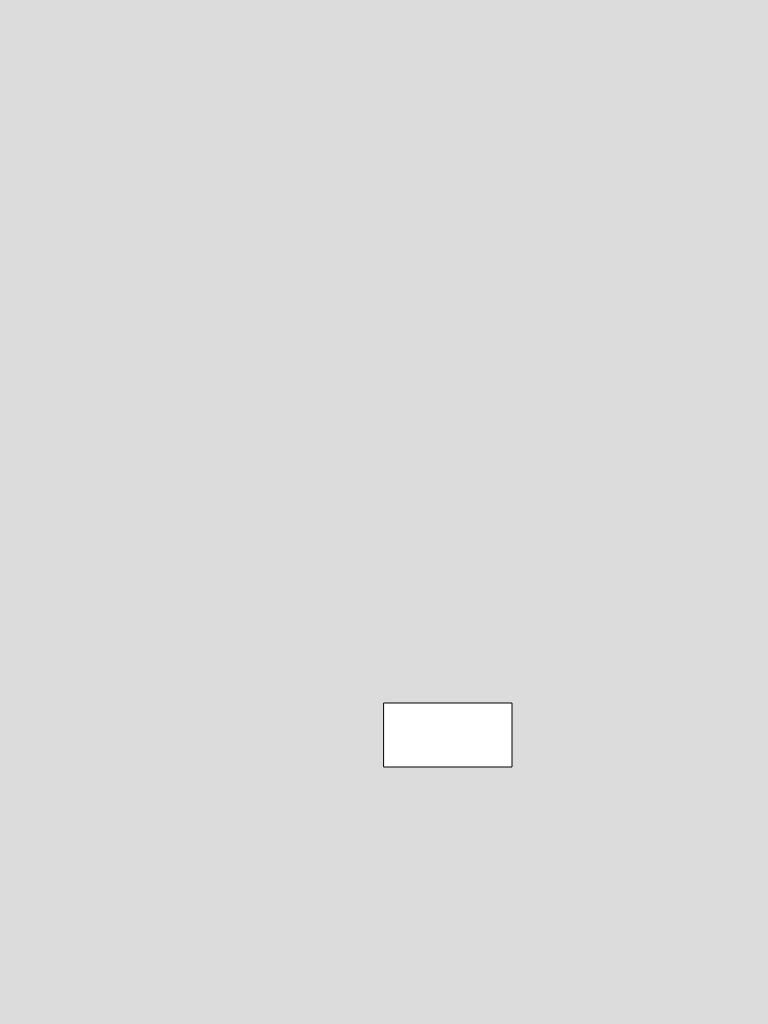
Frame 1 (no input)
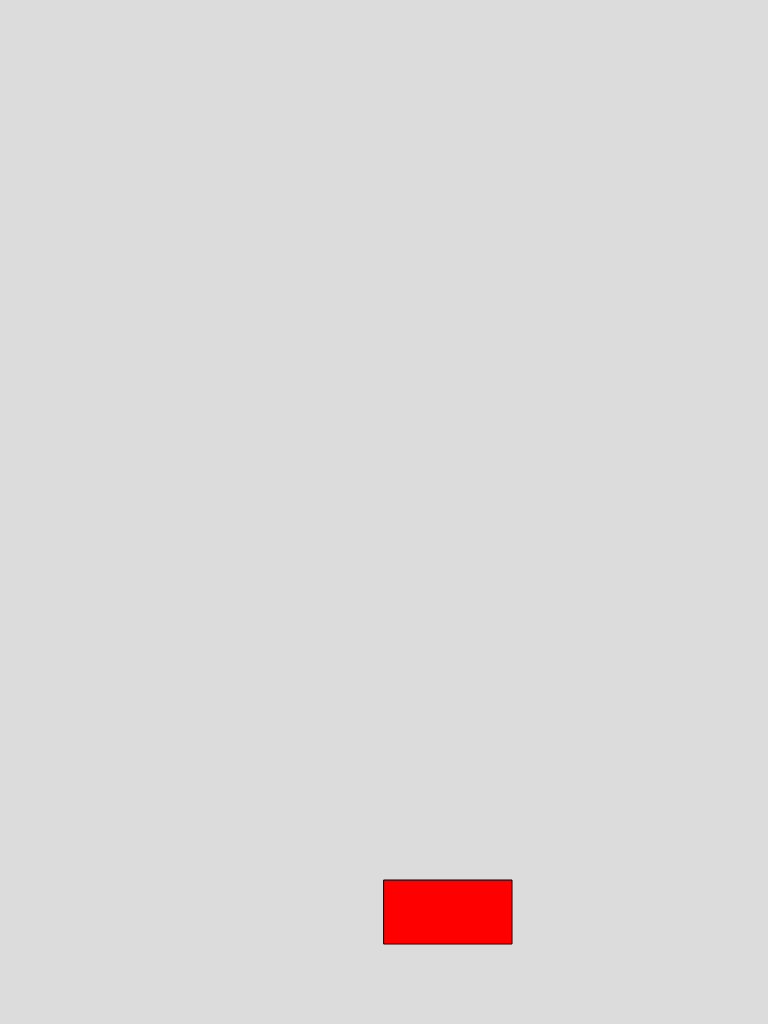
Frame 60 (no input)
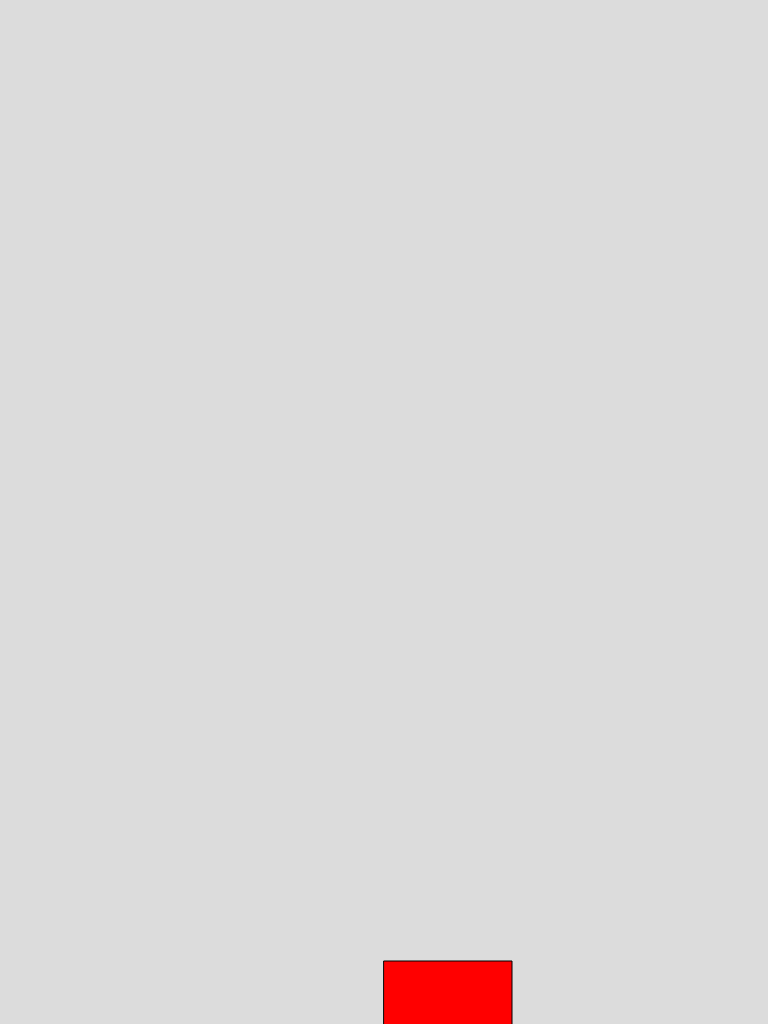
Frame 120 (the mouse pressed at the canvas centre since frame 60)

The p5.js sketch that drew these frames (run headless with seeded random() and noise() and a simulated clock; from frame 60 on, the mouse is pressed at the canvas centre):

// p5.js sketch
// ── sketch.js
var player = {
  x: 384,
  y: 700,
  width: 128,
  height: 64,
}

function setup() {
  createCanvas(768, 1024);
  
}

function draw() {
  background(220);
  if (player.y < 1024 - player.height) {
    player.y += 3;
  }
  drawPlayer(player);
}

function drawPlayer(player) {
  rect(player.x, player.y, player.width, player.height);
  fill('red')
  
}
function mouseClicked(event) {
  player.y -= 100;
}
